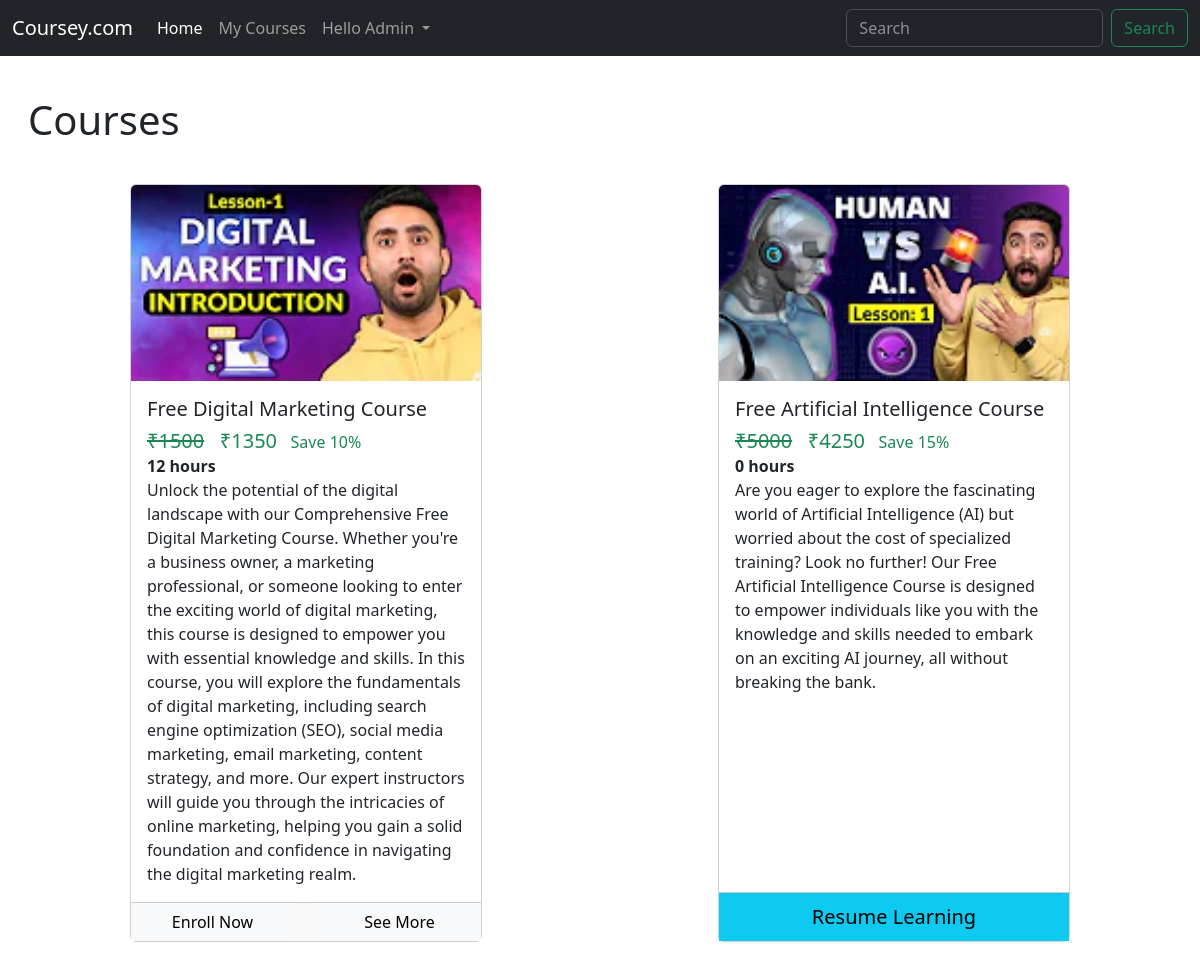
The page / (signed in) on the database its author committed.
### home/models/course.py (models this page shows, shortened)
class Course(models.Model):
    name = models.CharField(max_length=500,blank=False,null=False)
    slug = models.SlugField(default='dfds')
    description = models.TextField(blank=False,null=False)
    price =models.IntegerField(blank=False,null=False,default=0)
    discount = models.IntegerField(default=0,blank=False,null=False)
    active = models.BooleanField(default=False)
    thumbnail = models.ImageField(blank=False,null=False,upload_to="files/thumbnails")
    date = models.DateTimeField(auto_now_add=True)
    resource = models.FileField(blank=False,null=False,upload_to="files/resources")
    length = models.IntegerField(default=0,null=False,blank=False)

### home/views/home.py (the view)
# urls.py: path('',HomePageView.as_view(),name="home"),
class HomePageView(ListView):
    template_name = 'home/index.html'
    queryset = Course.objects.filter(active=True)
    context_object_name = "courses"

### home/templatetags/coustom_tags.py (called while the page is built)
@register.simple_tag
def cal_saleprice(mrp,discount):
    return round(mrp-(mrp*discount*0.01) if discount != None else mrp)

@register.simple_tag
def is_included(course,user):
    if user.is_authenticated:
        return UserCourse.objects.filter(course=course,user=user).exists()
    return False

@register.filter
def rupee(price):
    return f'₹{price}'

### templates/home/index.html (shortened to what this page needs)
{% extends 'home/base.html' %}
{% load coustom_tags %}
{% block body %}
<div class="container-fluid mt-4">
  <h1 class="p-3">Courses</h1>
  <div class="mt-4 mb-4 d-flex justify-content-around flex-wrap">
    {% for course in courses %}
    <div class="card" style="width: 22rem;">
      <img src="{{course.thumbnail.url}}" class="card-img-top" alt="...">
      <div class="card-body">
        <h5 class="card-title">{{course.name}}</h5>
        <div class="text-success"><span class="h5">
            <span class="text-decoration-line-through">
              {{ course.price|rupee }}</span> {% cal_saleprice course.price course.discount as sale%}
            <span>{{sale|rupee}}</span>
          </span>
          &nbsp; Save {{course.discount}}%
        </div>
        <div class="fw-bold"> {{course.length}} hours</div>
        <p class="card-text p-0">{{course.description}}</p>
      </div>
      {% is_included course request.user as is_course_included %}
      <div class='card-footer p-0'>
        {% if not is_course_included %}
        <div class="row no-gutters">
          <div class='col'>
            <a href="/checkout/{{course.slug}}" class=' btn btn-light btn-block border-right-1'>Enroll Now</a>
          </div>
          <div class='col'>
            <a href="/course/{{course.slug}}?id={{course.videos.first.video_id}}" class=' btn btn-light btn-block'>See More</a>
          </div>
        </div>
        {% else %}
        <a href="/course/{{course.slug}}" class="btn btn-info btn-block btn-lg">Resume Learning</a>
        {% endif %}
      </div>
    </div>
    {% endfor %}
  </div>
</div>
{% endblock body %}

### templates/home/base.html (shortened to what this page needs)
<!doctype html>
<html lang="en">
  <head>
    <link href="https://cdn.jsdelivr.net/npm/bootstrap@5.3.0-alpha2/dist/css/bootstrap.min.css" rel="stylesheet">
  </head>
  <body>
    <nav class="navbar navbar-expand-lg bg-dark" data-bs-theme="dark">
        <div class="container-fluid">
          <a class="navbar-brand" href="/">Coursey.com</a>
          <div class="collapse navbar-collapse" id="navbarSupportedContent">
            <ul class="navbar-nav me-auto mb-2 mb-lg-0">
              <li class="nav-item">
                <a class="nav-link active" aria-current="page" href="/">Home</a>
              </li>
              <li class="nav-item">
                <a class="nav-link" href="{% url 'my_courses' %}">My Courses</a>
              </li>
              {% if request.user.is_authenticated %}
              <li class="nav-item dropdown">
                <a class="nav-link dropdown-toggle" href="#" role="button" data-bs-toggle="dropdown" aria-expanded="false">
                  Hello {{request.user|title}}
                </a>
              </li>
              {% endif %}
            </ul>
            <form class="d-flex" role="search" action="/search">
              <input class="form-control me-2" type="search" placeholder="Search" aria-label="Search" name="search">
              <button class="btn btn-outline-success" type="submit" >Search</button>
            </form>
          </div>
        </div>
      </nav>
    {% block body %}
    {% endblock body %}
  </body>
</html>

### templates/home/index.html (style rules this page uses)
.btn-block { display: block; border-radius: 0; }

### rows shown on the page
Course: thumbnail (placeholder picture), name "Free Digital Marketing Course", price "₹1500", sale "₹1350", discount "10", length "12", description "Unlock the potential of the digital landscape with our Comprehensive Free Digital Marketing Course. Whether you're a business owner, a marketing professional, or someone looking to enter the exciting world of digital marketing, this course is designed to empower you with essential knowledge and skills. In this course, you will explore the fundamentals of digital marketing, including search engine optimization (SEO), social media marketing, email marketing, content strategy, and more. Our expert instructors will guide you through the intricacies of online marketing, helping you gain a solid foundation and confidence in navigating the digital marketing realm."
Course: thumbnail (placeholder picture), name "Free Artificial Intelligence Course", price "₹5000", sale "₹4250", discount "15", length "0", description "Are you eager to explore the fascinating world of Artificial Intelligence (AI) but worried about the cost of specialized training? Look no further! Our Free Artificial Intelligence Course is designed to empower individuals like you with the knowledge and skills needed to embark on an exciting AI journey, all without breaking the bank."

### other values the page prints
{{ request.user|title }} "Admin"
